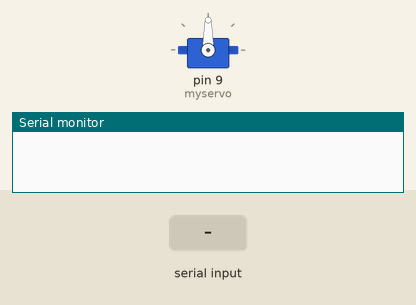
Recording of a sketch running on a simulated Arduino Uno, built with avr-gcc and run on an emulated ATmega328P. Parts: servo, the last lines printed to the serial monitor. The test bench sets the inputs (shaded band).

Above: at 1.2 s.
1.3 s: "90,45\n" received over Serial
At 1.7 s:
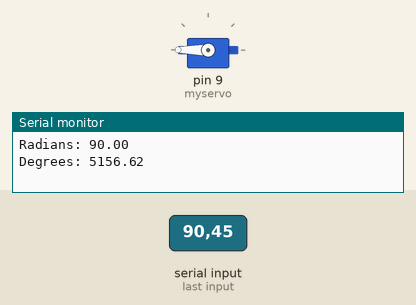
2.8 s: "30,150\n" received over Serial
At 5.3 s:
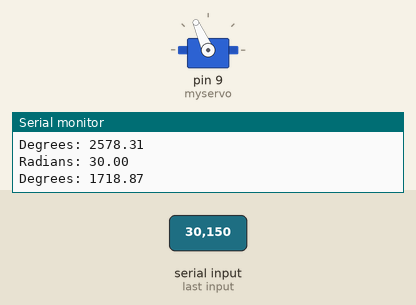
At 9.6 s:
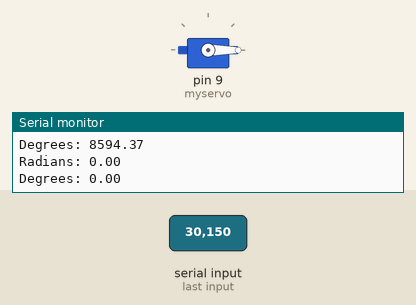
Timing chart, 0 to 11.1 s (numbered marks = the images above; inputs shaded):
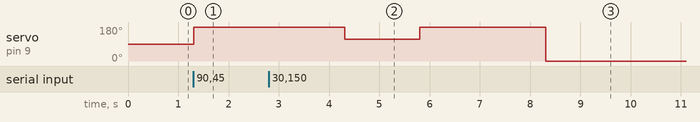

The sketch:

test.ino.ino
```cpp
#include <Servo.h>

Servo myservo;  // create servo object to control a servo

void setup() {
  Serial.begin(9600);  // initialize serial communication
  myservo.attach(9);    // attaches the servo on pin 9 to the servo object
}

void loop() {
  if (Serial.available() > 0) {
    // read incoming serial data as a float:
    float radiansValue = Serial.parseFloat();

    // Convert radians to degrees:
    float degreesValue = radiansValue * (180.0 / M_PI);

    // Print radians and degrees:
    Serial.print("Radians: ");
    Serial.println(radiansValue);
    Serial.print("Degrees: ");
    Serial.println(degreesValue);

    // Map degrees to servo range (0 to 180) and write to the servo:
    myservo.write(degreesValue);

    delay(1500);
  }
}
```

Measured:
- after the input at 1.3 s, servo on pin 9 (myservo): 90° → 180° at once
- after the input at 2.8 s, servo on pin 9 (myservo): 180° → 114° after 1.5 s, → 180° 1.5 s later, → 0° 2.5 s later
